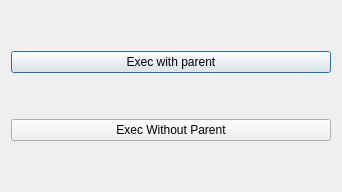
<?xml version="1.0" encoding="UTF-8"?>
<ui version="4.0">
 <class>Dialog</class>
 <widget class="QDialog" name="Dialog">
  <property name="geometry">
   <rect>
    <x>0</x>
    <y>0</y>
    <width>342</width>
    <height>192</height>
   </rect>
  </property>
  <property name="windowTitle">
   <string>Dialog</string>
  </property>
  <layout class="QVBoxLayout" name="verticalLayout">
   <item>
    <widget class="QPushButton" name="btnWith">
     <property name="text">
      <string>Exec with parent</string>
     </property>
    </widget>
   </item>
   <item>
    <widget class="QPushButton" name="btnWithout">
     <property name="text">
      <string>Exec Without Parent</string>
     </property>
    </widget>
   </item>
  </layout>
 </widget>
 <resources/>
 <connections/>
</ui>
